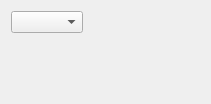
          <widget class="QWidget" name="REVERBPage" >
           <attribute name="label" >
            <string>REVERB</string>
           </attribute>
           <layout class="QGridLayout" >
            <item row="0" column="0" colspan="3" >
             <widget class="qxgeditCombo" name="ReverbTypeCombo" />
            </item>
            <item row="0" column="3" colspan="7" >
             <spacer>
              <property name="orientation" >
               <enum>Qt::Horizontal</enum>
              </property>
              <property name="sizeHint" >
               <size>
                <width>20</width>
                <height>20</height>
               </size>
              </property>
             </spacer>
            </item>
            <item row="0" column="10" rowspan="3" >
             <spacer>
              <property name="orientation" >
               <enum>Qt::Horizontal</enum>
              </property>
              <property name="sizeHint" >
               <size>
                <width>20</width>
                <height>20</height>
               </size>
              </property>
             </spacer>
            </item>
            <item row="1" column="0" >
             <widget class="qxgeditDial" name="ReverbParam1Dial" />
            </item>
            <item row="1" column="1" >
             <widget class="qxgeditDial" name="ReverbParam2Dial" />
            </item>
            <item row="1" column="2" >
             <widget class="qxgeditDial" name="ReverbParam3Dial" />
            </item>
            <item row="1" column="3" >
             <widget class="qxgeditDial" name="ReverbParam4Dial" />
            </item>
            <item row="1" column="4" >
             <widget class="qxgeditDial" name="ReverbParam5Dial" />
            </item>
            <item row="1" column="5" >
             <widget class="qxgeditDial" name="ReverbParam6Dial" />
            </item>
            <item row="1" column="6" >
             <widget class="qxgeditDial" name="ReverbParam7Dial" />
            </item>
            <item row="1" column="7" >
             <widget class="qxgeditDial" name="ReverbParam8Dial" />
            </item>
            <item row="1" column="8" >
             <widget class="qxgeditDial" name="ReverbParam9Dial" />
            </item>
            <item row="1" column="9" >
             <widget class="qxgeditDial" name="ReverbParam10Dial" />
            </item>
            <item row="2" column="0" >
             <widget class="qxgeditDial" name="ReverbReturnDial" />
            </item>
            <item row="2" column="1" >
             <widget class="qxgeditDial" name="ReverbPanDial" />
            </item>
            <item row="2" column="2" >
             <widget class="qxgeditDial" name="ReverbParam11Dial" />
            </item>
            <item row="2" column="3" >
             <widget class="qxgeditDial" name="ReverbParam12Dial" />
            </item>
            <item row="2" column="4" >
             <widget class="qxgeditDial" name="ReverbParam13Dial" />
            </item>
            <item row="2" column="5" >
             <widget class="qxgeditDial" name="ReverbParam14Dial" />
            </item>
            <item row="2" column="6" >
             <widget class="qxgeditDial" name="ReverbParam15Dial" />
            </item>
            <item row="2" column="7" >
             <widget class="qxgeditDial" name="ReverbParam16Dial" />
            </item>
            <item row="3" column="0" colspan="11" >
             <spacer>
              <property name="orientation" >
               <enum>Qt::Vertical</enum>
              </property>
              <property name="sizeHint" >
               <size>
                <width>20</width>
                <height>20</height>
               </size>
              </property>
             </spacer>
            </item>
           </layout>
          </widget>
